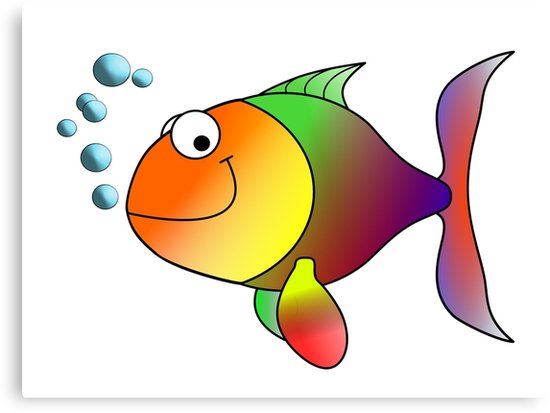
#> input picture lab7/happyfish.jpg, 550 x 413 px
$ python findcontours_demo.py
#> lines starting #> are read from the running program, lines starting #| are printed output that depends on the picture; after the words box and inside, x2 and y2 are one past the last pixel; in counts of white or black regions, pixels touching at a corner belong together
from __future__ import print_function
import cv2 as cv
import numpy as np
import argparse
import random as rng
rng.seed(12345)
def thresh_callback(val):
    threshold = val
    # Detect edges using Canny
    canny_output = cv.Canny(src_gray, threshold, threshold * 2)
    # Find contours
    contours, hierarchy = cv.findContours(canny_output, cv.RETR_TREE, cv.CHAIN_APPROX_SIMPLE)
    # Draw contours
    drawing = np.zeros((canny_output.shape[0], canny_output.shape[1], 3), dtype=np.uint8)
    for i in range(len(contours)):
        color = (rng.randint(0,256), rng.randint(0,256), rng.randint(0,256))
        cv.drawContours(drawing, contours, i, color, 2, cv.LINE_8, hierarchy, 0)
    # Show in a window
    cv.imshow('Contours', drawing)
    cv.imwrite("IMAGE_NAME.png", drawing)
# Load source image
parser = argparse.ArgumentParser(description='Code for Finding contours in your image tutorial.')
parser.add_argument('--input', help='Path to input image.', default='happyfish.jpg')
args = parser.parse_args()
src = cv.imread(cv.samples.findFile(args.input))
#> src is the input picture: shape (413, 550, 3); mean B, G, R 198.7, 215, 229
if src is None:
    print('Could not open or find the image:', args.input)
    exit(0)
# Convert image to gray and blur it
src_gray = cv.cvtColor(src, cv.COLOR_BGR2GRAY)
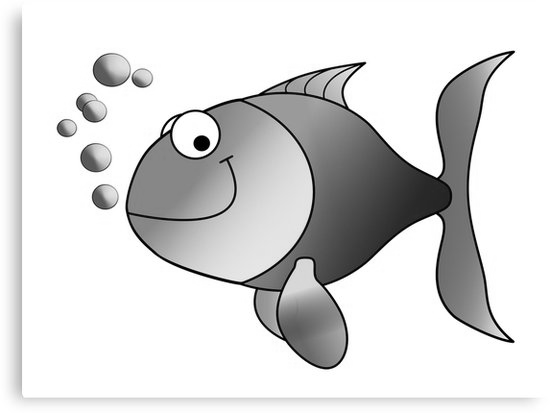
#> src_gray: shape (413, 550); min 0, max 255, mean 217.3
src_gray = cv.blur(src_gray, (3,3))
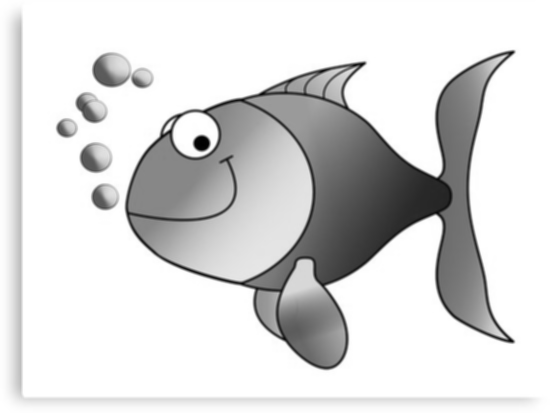
#> src_gray: shape (413, 550); min 1, max 255, mean 217.3
# Create Window
source_window = 'Source'
cv.namedWindow(source_window)
cv.imshow(source_window, src)
max_thresh = 255
thresh = 100 # initial threshold
cv.createTrackbar('Canny Thresh:', source_window, thresh, max_thresh, thresh_callback)
thresh_callback(thresh)
#> in thresh_callback, `canny_output = cv.Canny(src_gray, threshold, threshold * 2)`:
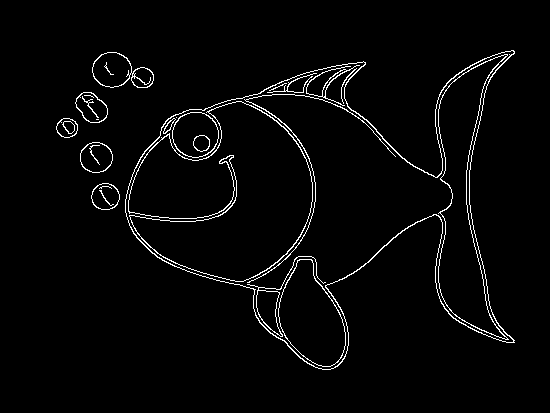
#> canny_output: shape (413, 550); 2.7% white in thin lines or dots, all inside (x1, y1, x2, y2) = (56, 50, 515, 370)
#> in thresh_callback, `contours, hierarchy = cv.findContours(canny_output, cv.RETR_TREE, cv.C..`: contours = 45 contours, 13 with area under 20; largest, box (x1, y1, x2, y2) and area: (125, 50, 515, 370) 63698, (125, 50, 515, 370) 63266, (128, 101, 313, 282) 22054, (128, 101, 313, 282) 21860, (438, 54, 509, 340) 8503
#> the loop in thresh_callback, `for i in range(len(contours)):` made 45 passes
#> color on passes 1 to 12: (213, 5, 152), (188, 99, 138), (223, 82, 191), (63, 221, 133), (89, 95, 181), (46, 211, 85), (75, 105, 39), (97, 174, 164), (12, 234, 173), (13, 212, 1), (3, 83, 91), (146, 50, 212)
#> after the loop in thresh_callback, `for i in range(len(contours)):`:
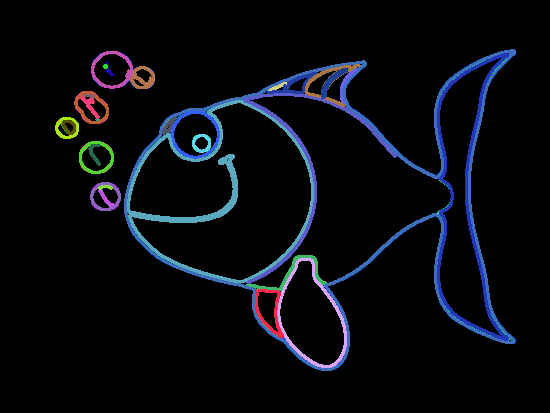
#> drawing: shape (413, 550, 3); mean of channels 0, 1, 2 14.3, 9.5, 7.4; drawn as B, G, R
cv.waitKey()

$ run again, with lab7/chessboard.jpg copied over lab7/happyfish.jpg
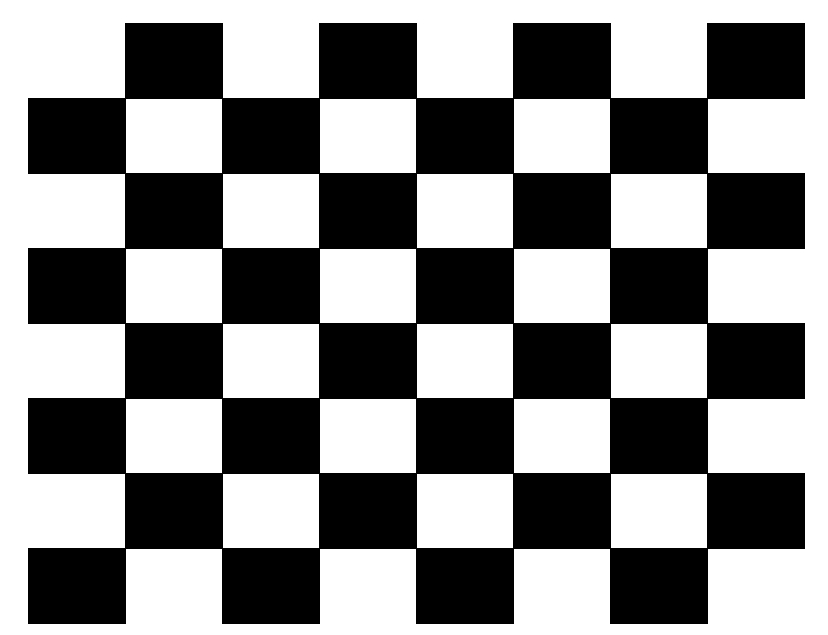
#> input picture lab7/chessboard.jpg, 828 x 635 px
#> src is the input picture: shape (635, 828, 3); min 0, max 255, mean 139.4
#> in thresh_callback, `canny_output = cv.Canny(src_gray, threshold, threshold * 2)`:
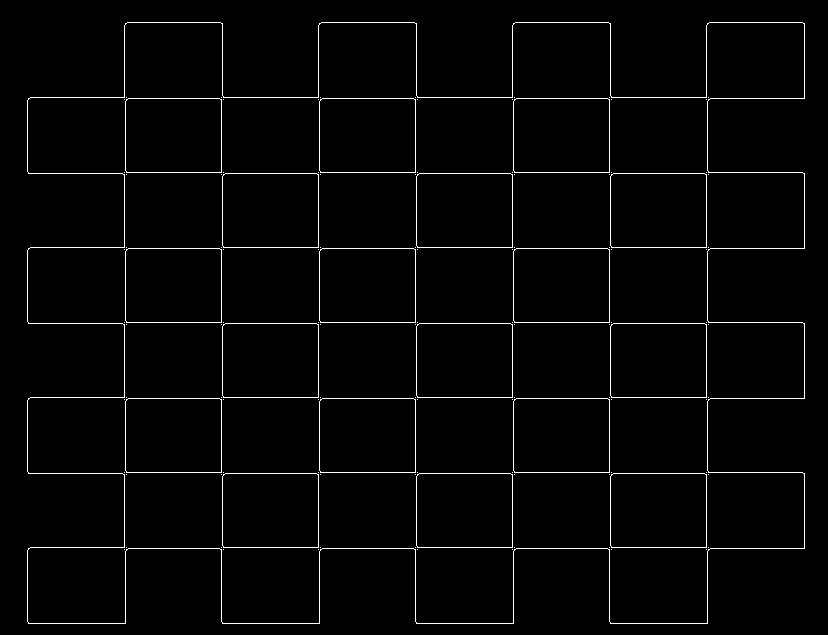
#> canny_output: shape (635, 828); 2.1% white in thin lines or dots, all inside (x1, y1, x2, y2) = (27, 22, 805, 624)
#> contours = 136 contours, 98 with area under 20; largest, box (x1, y1, x2, y2) and area: (27, 22, 805, 624) 366165, (27, 22, 805, 624) 366137, (610, 473, 707, 548) 7097, (416, 473, 513, 548) 7097, (222, 473, 319, 548) 7097
#> the loop in thresh_callback, `for i in range(len(contours)):` made 136 passes
#> color on passes 1 to 8: (213, 5, 152), (188, 99, 138), (223, 82, 191), (63, 221, 133), (89, 95, 181), (46, 211, 85), (75, 105, 39), (97, 174, 164)
#> after the loop in thresh_callback, `for i in range(len(contours)):`:
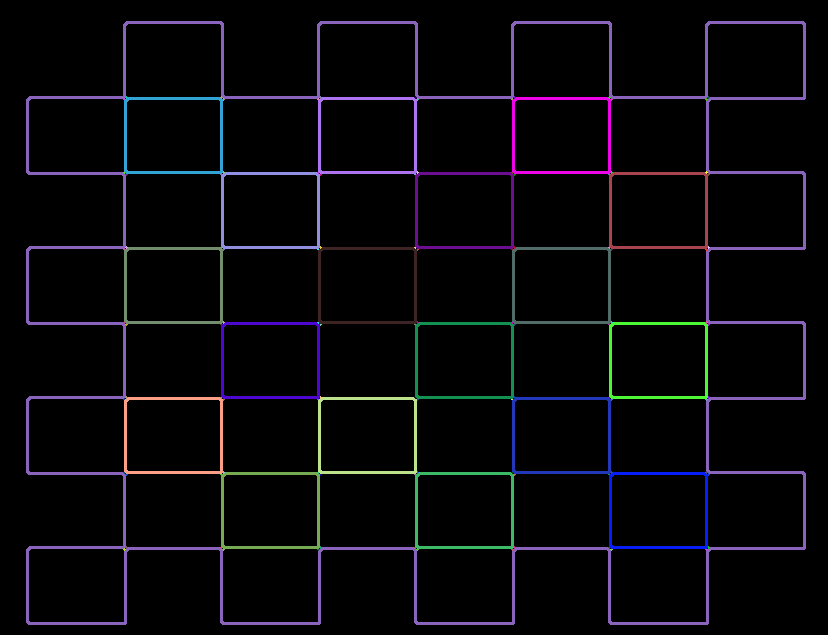
#> drawing: shape (635, 828, 3); mean of channels 0, 1, 2 10.2, 6.6, 7.6; drawn as B, G, R
